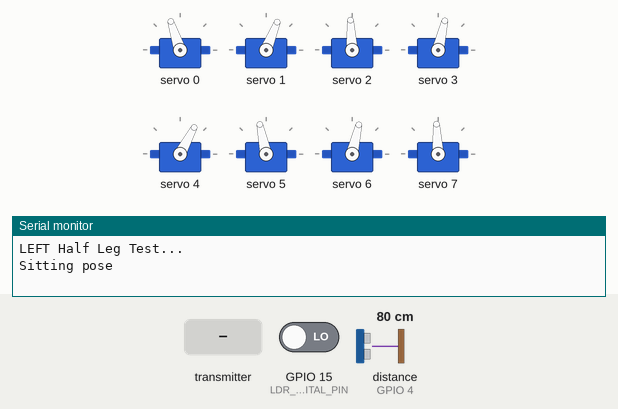
Recording of a sketch running on a simulated ESP32. On the bench: 8 × servo, the last lines printed to the serial monitor. Wiring (inferred from the names in the program): ultrasonic range finder: trigger GPIO 2; echo GPIO 4. The inputs (shaded band) are chosen by the test bench; at power-on: distance to the obstacle (sensor on GPIO 4) 80 cm, GPIO 15 (LDR_DIGITAL_PIN) LOW. The echo pulse lasts 58.3 µs per cm.

Above: at 3.3 s.
3.4 s: the transmitter starts sending accelX = 0
At 4.9 s:
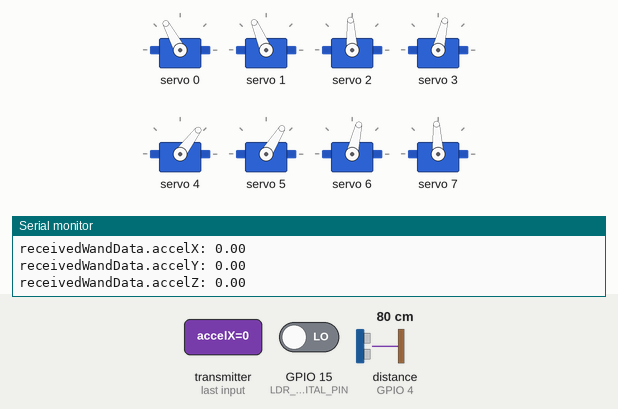
6.9 s: distance to the obstacle (sensor on GPIO 4) set to 2 cm
At 10.8 s:
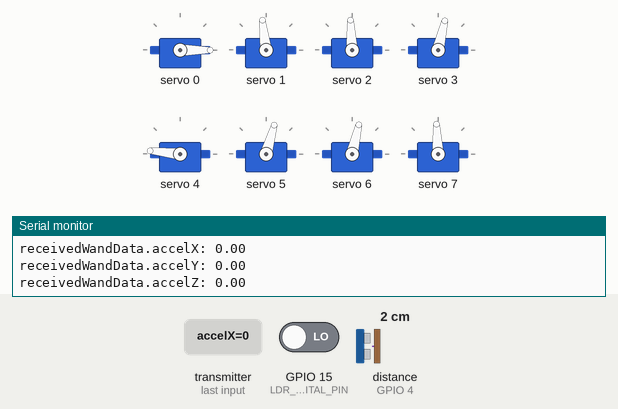
11.6 s: GPIO 15 (LDR_DIGITAL_PIN) driven HIGH
At 12.03 s:
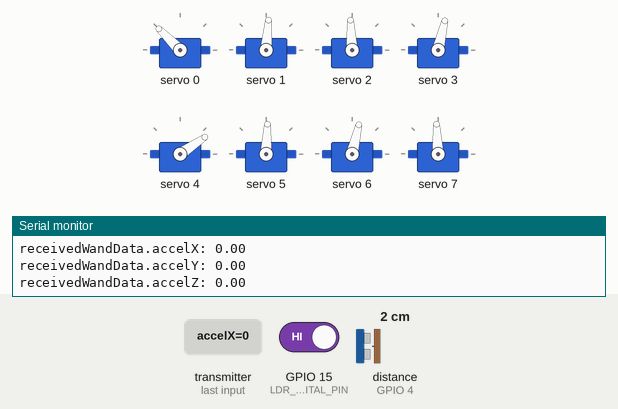
17.5 s: distance to the obstacle (sensor on GPIO 4) set to 9 cm
23.3 s: the transmitter starts sending button1State = 1
25.0 s: the transmitter starts sending button4State = 1
At 33.1 s:
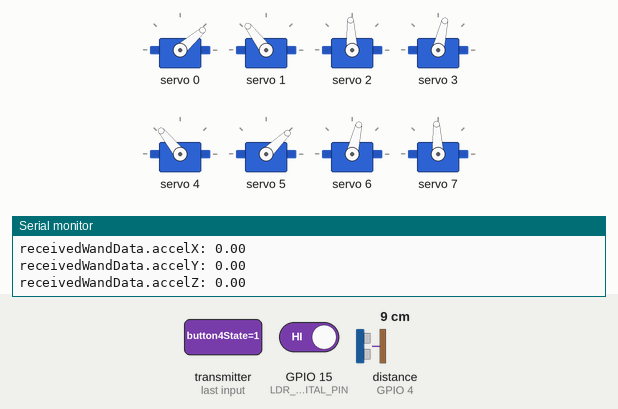
Timing chart, 0 to 39.9 s (numbered marks = the images above; inputs shaded):
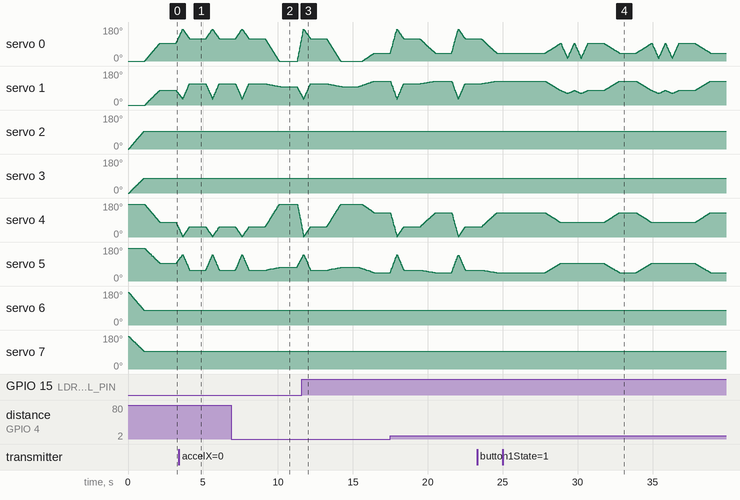

The sketch:

wand_button_test.ino
```cpp
#include <WiFi.h>
#include <esp_now.h>
#include <Wire.h>
#include <Adafruit_MPU6050.h>
#include <Adafruit_Sensor.h>
#include <Adafruit_PWMServoDriver.h>
#include <math.h>

Adafruit_PWMServoDriver board1 = Adafruit_PWMServoDriver(0x40);

#define SERVOMIN  125  // this is the 'minimum' pulse length count (out of 4096)
#define SERVOMAX  575 // this is the 'maximum' pulse length count (out of 4096)

// Servo channels
#define HIP_SERVO_CHANNEL_FRONT_LEG_LEFT  0
#define KNEE_SERVO_CHANNEL_FRONT_LEG_LEFT   1
#define HIP_SERVO_CHANNEL_BACK_LEG_LEFT  2
#define KNEE_SERVO_CHANNEL_BACK_LEG_LEFT   3

#define HIP_SERVO_CHANNEL_FRONT_LEG_RIGHT  4
#define KNEE_SERVO_CHANNEL_FRONT_LEG_RIGHT   5
#define HIP_SERVO_CHANNEL_BACK_LEG_RIGHT  6
#define KNEE_SERVO_CHANNEL_BACK_LEG_RIGHT   7

int angle = 0;
int step = 10;
const float stepSize = 1;

float hipAngle = 0;
float kneeAngle = 0;

float targetX = -6;
float targetY = -6;

float angles[8] = {0};

// Leg constants (in cm)
#define FEMUR_LEN   5.91912456
#define TIBIA_LEN   6.8813172

// Pin definitions
#define ULTRASONIC_TRIG_PIN 2
#define ULTRASONIC_ECHO_PIN 4
#define LDR_DIGITAL_PIN 15

// WAND SETUP
uint8_t wandMAC[] = {0xD4, 0x8C, 0x49, 0x57, 0xEF, 0x48};

struct WandData {
  float accelX, accelY, accelZ;
  int button1State;
  int button2State;
  int button3State;
  int button4State;
};

WandData receivedWandData;
float accelX_offset = 0.0, accelY_offset = 0.0, accelZ_offset = 0.0;

long readUltrasonicDistance() {
  digitalWrite(ULTRASONIC_TRIG_PIN, LOW);
  delayMicroseconds(2);
  digitalWrite(ULTRASONIC_TRIG_PIN, HIGH);
  delayMicroseconds(10);
  digitalWrite(ULTRASONIC_TRIG_PIN, LOW);
  long duration = pulseIn(ULTRASONIC_ECHO_PIN, HIGH);
  //if (duration == 0) {
    //Serial.println("Ultrasonic sensor timeout");
    //return -1; // Indicate no reading

  return (duration * 0.034) / 2;
}

// Function to convert angle to pulse length
int angleToPulse(float angle, String dir) {
  if (dir == "left") {
    return map(constrain(angle, 0, 180), 0, 180, SERVOMIN, SERVOMAX);
  }

  else if (dir == "right") {
    return map(constrain(-angle, -180, 0), -180, 0, SERVOMIN, SERVOMAX);
  }
}

void calculateJointAngles(float X_given, float Y_given, float &hipAngle, float &kneeAngle) {
  // Make X & Y their absolute value counterparts
  float X = abs(X_given);
  float Y = abs(Y_given);

  float Z = sqrt((X * X) + (Y * Y));
  if (Z > (FEMUR_LEN+TIBIA_LEN)) return;

  if (Y_given > 0) {
    float alpha1 = degrees(acos(((Z * Z) + (FEMUR_LEN * FEMUR_LEN) - (TIBIA_LEN * TIBIA_LEN)) / (2 * Z * FEMUR_LEN)));
    float beta1 = degrees(acos(((X * X) + (Z * Z) - (Y * Y)) / (2 * X * Z)));
    hipAngle = alpha1 - beta1;
  }

  else if (Y_given <= 0) {
    if (X_given < 0) {
      float alpha1 = degrees(acos(((Z * Z) + (FEMUR_LEN * FEMUR_LEN) - (TIBIA_LEN * TIBIA_LEN)) / (2 * Z * FEMUR_LEN)));
      float beta1 = degrees(acos(((X * X) + (Z * Z) - (Y * Y)) / (2 * X * Z)));
      hipAngle = alpha1 + beta1;
    }

    if (X_given >= 0) {
      float alpha1 = degrees(acos(((Y * Y) + (Z * Z) - (X * X)) / (2 * Y * Z)));
      float beta1 = degrees(acos(((Z * Z) + (FEMUR_LEN * FEMUR_LEN) - (TIBIA_LEN * TIBIA_LEN)) / (2 * Z * FEMUR_LEN)));
      hipAngle = alpha1 + beta1 + 90;
    }
  }

  else {
    Serial.println("Error with calculateJointAngles...");
  }

  kneeAngle = degrees(acos(((FEMUR_LEN * FEMUR_LEN) + (TIBIA_LEN * TIBIA_LEN) - (Z * Z)) / (2 * FEMUR_LEN * TIBIA_LEN)));

  // Serial.print("hipAngle = ");
  // Serial.println(hipAngle);
  // Serial.print("kneeAngle = ");
  // Serial.println(kneeAngle);
}

void moveAllServosToAngles(float targetAngles[8], int duration = 500) {
  int steps = 50;
  float startAngles[8];
  float stepSizes[8];

  for (int i = 0; i < 8; i++) {
    startAngles[i] = angles[i];
    stepSizes[i] = (targetAngles[i] - startAngles[i]) / steps;
  }

  for (int s = 0; s <= steps; s++) {
    for (int i = 0; i < 8; i++) {
      float a = startAngles[i] + stepSizes[i] * s;
      angles[i] = a;
      int pwm = angleToPulse(a, i >= 4 ? "right" : "left"); // ← NEW PWM conversion
      board1.setPWM(i, 0, pwm); // ← Replaces .write() call
    }
    delay(duration / steps);
  }
}

void moveSingleLegToPose(int leg, float x, float y, int duration = 500) {
  float hip, knee;
  calculateJointAngles(x, y, hip, knee);  // Updated variable names

  float targetAngles[8];
  for (int i = 0; i < 8; i++) targetAngles[i] = angles[i]; // copy current angles

  switch (leg) {
    case 0: targetAngles[0] = hip; targetAngles[1] = knee; break; // Front Left
    case 1: targetAngles[4] = hip; targetAngles[5] = knee; break; // Front Right
    case 2: targetAngles[2] = hip; targetAngles[3] = knee; break; // Back Left
    case 3: targetAngles[6] = hip; targetAngles[7] = knee; break; // Back Right
    default: Serial.println("Invalid leg number (0-3)."); return;
  }

  moveAllServosToAngles(targetAngles, duration);
}

void moveSelectedLegsToPose(int leg1, int leg2, float x1, float y1, int duration = 500, float x2 = NAN, float y2 = NAN) {
  // Use x1, y1 for both legs if x2, y2 are not provided
  if (isnan(x2) || isnan(y2)) {
    x2 = x1;
    y2 = y1;
  }

  float hip1, knee1, hip2, knee2;
  calculateJointAngles(x1, y1, hip1, knee1); // Joint angles for first leg
  calculateJointAngles(x2, y2, hip2, knee2); // Joint angles for second leg

  float targetAngles[8];
  for (int i = 0; i < 8; i++) targetAngles[i] = angles[i]; // copy current angles

  // Apply joint angles for leg1
  switch (leg1) {
    case 0: targetAngles[0] = hip1; targetAngles[1] = knee1; break; // Front Left
    case 1: targetAngles[4] = hip1; targetAngles[5] = knee1; break; // Front Right
    case 2: targetAngles[2] = hip1; targetAngles[3] = knee1; break; // Back Left
    case 3: targetAngles[6] = hip1; targetAngles[7] = knee1; break; // Back Right
    default: Serial.println("Invalid leg1 number (0-3)."); return;
  }

  // Apply joint angles for leg2
  switch (leg2) {
    case 0: targetAngles[0] = hip2; targetAngles[1] = knee2; break;
    case 1: targetAngles[4] = hip2; targetAngles[5] = knee2; break;
    case 2: targetAngles[2] = hip2; targetAngles[3] = knee2; break;
    case 3: targetAngles[6] = hip2; targetAngles[7] = knee2; break;
    default: Serial.println("Invalid leg2 number (0-3)."); return;
  }

  moveAllServosToAngles(targetAngles, duration);
}

// ESP-NOW: Receive Button States
void onReceive(const uint8_t *mac_addr, const uint8_t *data, int len) {
  if (len == sizeof(WandData)) {
    memcpy(&receivedWandData, data, sizeof(receivedWandData));
    Serial.print("Button States: ");
    Serial.print(receivedWandData.button1State);
    Serial.print(", ");
    Serial.print(receivedWandData.button2State);
    Serial.print(", ");
    Serial.print(receivedWandData.button3State);
    Serial.print(", ");
    Serial.println(receivedWandData.button4State);

    Serial.print("receivedWandData.accelX: ");
    Serial.println(receivedWandData.accelX);

    Serial.print("receivedWandData.accelY: ");
    Serial.println(receivedWandData.accelY);

    Serial.print("receivedWandData.accelZ: ");
    Serial.println(receivedWandData.accelZ);
  }
}

void setup() {
  Serial.begin(115200);
  Serial.println("\nLEFT Half Leg Test...");

  board1.begin();
  board1.setPWMFreq(60);  // Set frequency to 50/60 Hz for analog servos

  pinMode(ULTRASONIC_TRIG_PIN, OUTPUT);
  pinMode(ULTRASONIC_ECHO_PIN, INPUT);
  pinMode(LDR_DIGITAL_PIN, INPUT);


  WiFi.mode(WIFI_STA);
  if (esp_now_init() != ESP_OK) {
    Serial.println("ESP-NOW init failed!");
    while (true);
  }

  esp_now_peer_info_t peerInfo = {};
  memcpy(peerInfo.peer_addr, wandMAC, 6);
  peerInfo.channel = 0;
  peerInfo.encrypt = false;

  if (esp_now_add_peer(&peerInfo) != ESP_OK) {
    Serial.println("Failed to add ESP-NOW peer");
    while (true);
  }

  esp_now_register_recv_cb(onReceive);

  moveSelectedLegsToPose(2, 3, -6, -6, 800);
  moveSelectedLegsToPose(0, 1, -6, -6, 800);
}


void loop() {
  if (receivedWandData.accelX < -4 && receivedWandData.accelZ > 1) { // DOWN
    moveSelectedLegsToPose(2, 3, -6, -6, 800);
    moveSelectedLegsToPose(0, 1, -11, -4, 800);
  }

  else if (receivedWandData.accelX > 5 && receivedWandData.accelZ > 1) { // UP
    Serial.println("Standing up (2 legs at a time)");
    moveSelectedLegsToPose(2, 3, 5, -5, 1); // Move Front Legs up
    delay(10);
    moveSelectedLegsToPose(0, 1, 3, -9, 50); // Front Legs Down

    moveSelectedLegsToPose(2, 3, 5, -5, 1); // Move Back Legs up
    delay(10);
    moveSelectedLegsToPose(2, 3, 5, -9, 1); // Back Legs Down
  }


  long distance = readUltrasonicDistance();
  // Serial.print("Distance: ");
  // Serial.println(distance);

  if (distance <= 7 && distance != 0) {
    moveSelectedLegsToPose(2, 3, -6, -6, 800);
    moveSelectedLegsToPose(0, 1, -6, 8, 800);
  }

  // Test LDR
  int ldrValue = digitalRead(LDR_DIGITAL_PIN);
  // Serial.print("LDR Value: ");
  // Serial.println(ldrValue == LOW ? "Bright" : "Dark");  // Flip logic here
  //delay(1000);

  if (ldrValue != LOW && ldrValue != 0) {
    moveSelectedLegsToPose(2, 3, -6, -6, 800);
    moveSelectedLegsToPose(0, 1, -11, -4, 800);
  }

  // Button 1 -> Sitting
  if (receivedWandData.button1State == 0) {
    Serial.println("Sitting pose");
    moveSelectedLegsToPose(2, 3, -6, -6, 800);
    moveSelectedLegsToPose(0, 1, 0, -4, 200);
    moveSelectedLegsToPose(0, 1, 0, -11, 200);
  }

  else if (receivedWandData.button4State == 0) {

  }

  // Button 2 -> Wave
  else if (receivedWandData.button2State == 0) {
    Serial.println("Waving");
    moveSelectedLegsToPose(2, 3, -6, -6, 800);
    moveSelectedLegsToPose(0, 1, -6, -6, 800);

    moveSingleLegToPose(0, -5, 5, 200);
    moveSingleLegToPose(0, -6, -6, 200);
    moveSingleLegToPose(0, -5, 5, 200);
    moveSingleLegToPose(0, -6, -6, 200);
  }

  // Button 3 -> Stand Up
  else if (receivedWandData.button3State == 0) {
    Serial.println("Standing up (2 legs at a time)");
    moveSelectedLegsToPose(2, 3, 5, -5, 1); // Move Front Legs up
    delay(10);
    moveSelectedLegsToPose(0, 1, 3, -9, 50); // Front Legs Down

    moveSelectedLegsToPose(2, 3, 5, -5, 1); // Move Back Legs up
    delay(10);
    moveSelectedLegsToPose(2, 3, 5, -9, 1); // Back Legs Down
  }

  else {
    moveSelectedLegsToPose(2, 3, -6, -6, 800);
    moveSelectedLegsToPose(0, 1, -6, -6, 800);
  }
}
```
